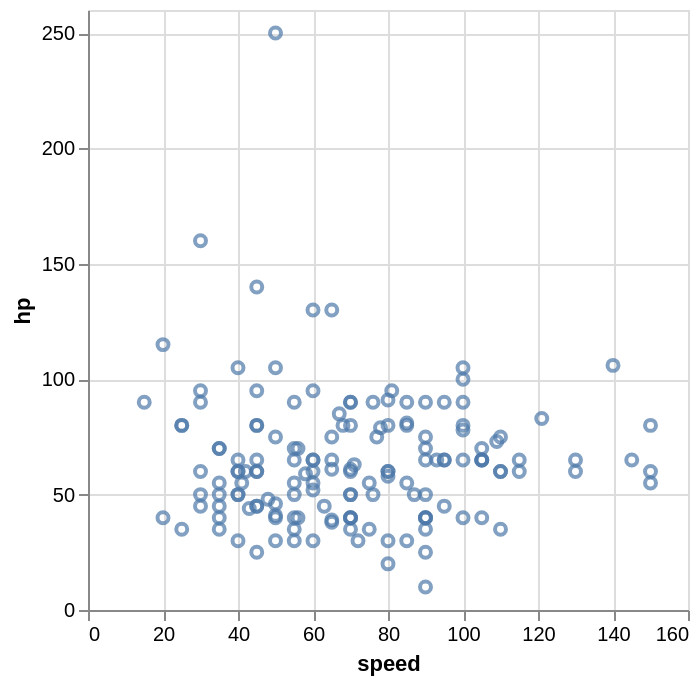

Source (notebook cell):
### Markdown cell above
3. Erstelle ein Punktdiagramm von speed vs. hp. (Basis: df)
* Füge ein Tooltip mit name, speed & hp hinzu.

### Code cell
alt.Chart(df).mark_point().encode(
    x = 'speed',
    y = 'hp',
    tooltip=['name', 'hp', 'speed']
    
)

### Figure 1 — Vega-Lite specification as saved in the notebook (floating-point values rounded to 4 significant figures; data arrays with more than 128 entries replaced by an {"elided": "..."} marker saying what was removed)
{"config": {"view": {"continuousWidth": 300, "continuousHeight": 300}}, "data": {"name": "data-6d2ba33157fdd47daf73c52c1d0ec124"}, "mark": {"type": "point"}, "encoding": {"tooltip": [{"field": "name", "type": "nominal"}, {"field": "hp", "type": "quantitative"}, {"field": "speed", "type": "quantitative"}], "x": {"field": "speed", "type": "quantitative"}, "y": {"field": "hp", "type": "quantitative"}}, "$schema": "https://vega.github.io/schema/vega-lite/v5.20.1.json", "datasets": {"data-6d2ba33157fdd47daf73c52c1d0ec124": {"elided": "151 records"}}}
